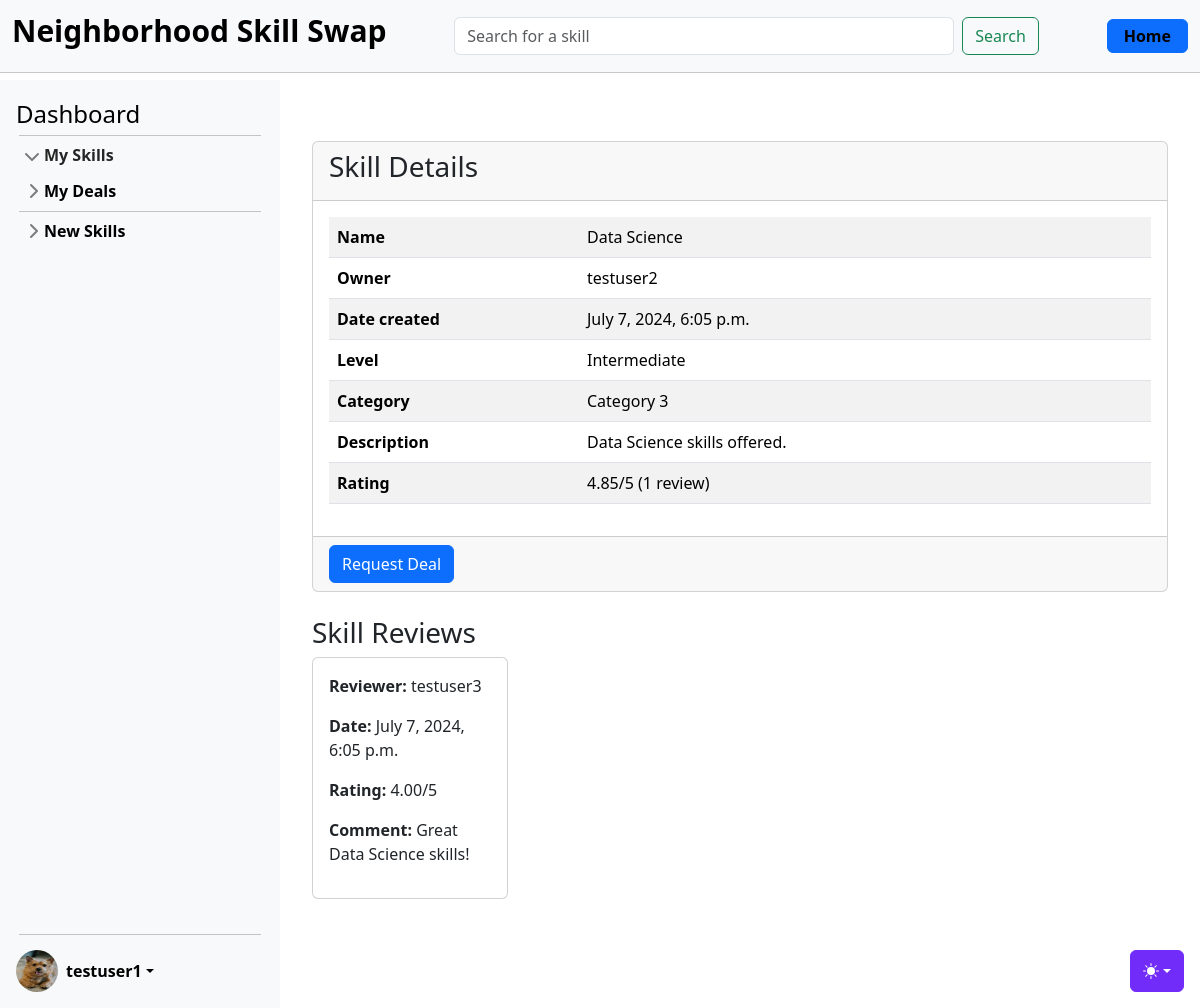
Screenshot of /skills/7/ (signed in) with the database file from the repository.
### accounts/models.py (models this page shows, shortened)
class CustomUser(AbstractUser):
    age = models.PositiveIntegerField(null=True, blank=True)
    def __str__(self):
        return self.username

class UserProfile(models.Model):
    user = models.OneToOneField(
        CustomUser, on_delete=models.CASCADE, related_name="profile"
    )  # A one-to-one link to the user model
    profile_image = models.ImageField(
        upload_to="profile_images/", null=True, blank=True
    )  # A field to upload a profile image
    location = models.CharField(
        max_length=255, blank=True
    )  # Information about where the user is located (could be a city, region, or specific address)
    bio = models.TextField(
        max_length=500, blank=True
    )  # A short biography or description about the user.
    phone_number = models.CharField(
        max_length=20, blank=True
    )  # A phone number for contact purposes
    skills_offered = models.TextField(
        max_length=500, blank=True
    )  # A field to summarize the skills the user offers
    availability = models.CharField(
        max_length=255, blank=True
    )  # Information about the user's general availability (e.g., evenings, weekends)
    credits = models.IntegerField(
        default=0
    )  # Field to store the number of credits a user has

### skills/models.py (models this page shows, shortened)
class Skill(models.Model):
    name = models.CharField(max_length=100, blank=False)
    level = models.CharField(max_length=20, blank=False)
    description = models.TextField()
    owner = models.ForeignKey(settings.AUTH_USER_MODEL, on_delete=models.CASCADE)
    category = models.ForeignKey(Category, on_delete=models.CASCADE)
    date = models.DateTimeField(auto_now_add=True)
    skill_type = models.CharField(max_length=20, blank=False)
    rating = models.FloatField(default=5.0)
    def deal_exists_for_user(self, user):
        return SkillDeal.objects.filter(
            skill=self, owner=user, status=SkillDeal.PENDING
        ).exists()

class Category(models.Model):
    name = models.CharField(max_length=100, unique=True, blank=False)
    def __str__(self):
        return self.name

class Review(models.Model):
    skill = models.ForeignKey(Skill, on_delete=models.CASCADE)
    owner = models.ForeignKey(get_user_model(), on_delete=models.CASCADE)
    review = models.TextField()
    rating = models.FloatField(default=5.0)
    date = models.DateTimeField(auto_now_add=True)

### skills/views_skills.py (the view)
# urls.py: path("<int:pk>/", SkillDetailView.as_view(), name="skill_detail"),
class SkillDetailView(LoginRequiredMixin, DetailView):
    model = Skill
    template_name = "skills/skill_detail.html"
    context_object_name = "skill"
    def get_context_data(self, **kwargs: str) -> dict[str, str]:
        context = super().get_context_data(**kwargs)
        skill = self.get_object()
        user = self.request.user
        pending_deals = SkillDeal.objects.filter(skill=skill, status=SkillDeal.PENDING)
        context["pending_deals"] = pending_deals
        context["deal_exists"] = skill.deal_exists_for_user(user)
        reviews = Review.objects.filter(skill=skill)
        reviews_count = reviews.count()
        context["reviews"] = reviews
        context["reviews_count"] = reviews_count
        return context

### templates/skills/skill_detail.html (shortened to what this page needs)
{% extends 'base.html' %}
{% block content %}
<div class="container mt-5">
    <div class="row mb-4">
        <div class="{% if user == skill.owner %}col-md-6{% else %}col-12{% endif %}">
            <div class="card">
                <div class="card-header">
                    <h3>Skill Details</h3>
                </div>
                <div class="card-body">
                    <table class="table table-striped">
                        <tbody>
                            <tr>
                                <th>Name</th>
                                <td>{{ skill.name }}</td>
                            </tr>
                            {% if skill.owner != request.user %}
                            <tr>
                                <th>Owner</th>
                                <td>{{ skill.owner }}</td>
                            </tr>
                            {% endif %}
                            <tr>
                                <th>Date created</th>
                                <td>{{ skill.date }}</td>
                            </tr>
                            <tr>
                                <th>Level</th>
                                <td>{{ skill.level }}</td>
                            </tr>
                            <tr>
                                <th>Category</th>
                                <td>{{ skill.category }}</td>
                            </tr>
                            <tr>
                                <th>Description</th>
                                <td>{{ skill.description }}</td>
                            </tr>
                            <tr>
                                <th>Rating</th>
                                {% if reviews_count == 1 %}
                                    <td>{{ skill.rating|floatformat:2 }}/5 ({{ reviews_count }} review)</td>
                                {% else %}
                                    <td>{{ skill.rating|floatformat:2 }}/5 ({{ reviews_count }} reviews)</td>
                                {% endif %}
                            </tr>
                        </tbody>
                    </table>
                </div>
                <div class="card-footer">
                    {% if user != skill.owner %}
                        {% if deal_exists %}
                            <p class="text-warning">You have a pending deal request for this skill.</p>
                        {% else %}
                            <a href="{% url 'skill_deal_new' skill.pk %}" class="btn btn-primary">Request Deal</a>
                        {% endif %}
                    {% endif %}
                </div>
            </div>
        </div>
    </div>
    <div class="row">
        <div class="col-12">
            <h3>Skill Reviews</h3>
            {% if reviews %}
            <div class="row">
                {% for review in reviews %}
                <div class="col-md-3 mb-3">
                    <div class="card h-100">
                        <div class="card-body">
                            <p><strong>Reviewer:</strong> {{ review.owner.username }}</p>
                            <p><strong>Date:</strong> {{ review.date }}</p>
                            <p><strong>Rating:</strong> {{ review.rating|floatformat:2 }}/5</p>
                            <p><strong>Comment:</strong> {{ review.review }}</p>
                        </div>
                    </div>
                </div>
                {% endfor %}
            </div>
            {% else %}
            <p>No reviews yet.</p>
            {% endif %}
        </div>
    </div>
</div>
{% endblock %}

### templates/partials/_sidebar.html (shortened to what this page needs)
{% load static %}
<div class="sidebar d-flex flex-column flex-shrink-0 p-3 bg-body-tertiary" style="width: 280px;">
    <a href="{% url 'dashboard' user.id %}" class="d-flex align-items-center mb-3 mb-md-0 me-md-auto link-body-emphasis text-decoration-none">
        <span class="fs-4">Dashboard</span>
    </a>
    <hr>
    <ul class="list-unstyled ps-0">
        <li class="mb-1">
            <button class="btn btn-toggle d-inline-flex align-items-center rounded border-0 collapsed" data-bs-toggle="collapse" data-bs-target="#home-collapse" aria-expanded="true">
                My Skills
            </button>
        </li>
        <li class="mb-1">
            <button class="btn btn-toggle d-inline-flex align-items-center rounded border-0 collapsed" data-bs-toggle="collapse" data-bs-target="#dashboard-collapse" aria-expanded="false">
                My Deals
            </button>
        </li>
        <hr>
        <li class="mb-1">
            <button class="btn btn-toggle d-inline-flex align-items-center rounded border-0 collapsed" data-bs-toggle="collapse" data-bs-target="#orders-collapse" aria-expanded="false">
                New Skills
            </button>
        </li>
    </ul>
    <div class="dropdown mt-auto">
        <hr style="margin-bottom: 15px;">
        <a href="#" class="d-flex align-items-center link-body-emphasis text-decoration-none dropdown-toggle" data-bs-toggle="dropdown" aria-expanded="false">
            {% if user.is_authenticated %}
                {% if user.profile.profile_image %}
                    <img src="{{ user.profile.profile_image.url }}" alt="" width="42" height="42" class="rounded-circle me-2">
                {% else %}
                    <img src="{% static 'img/default_pic.jpg' %}" alt="" width="42" height="42" class="rounded-circle me-2">
                {% endif %}
                <strong>{{ user.username }}</strong>
            {% else %}
                <strong>User</strong>
            {% endif %}
        </a>
    </div>
</div>

### static/css/sidebars.css (style rules this page uses)
body { min-height: 100vh; min-height: -webkit-fill-available; }
html { height: -webkit-fill-available; }
.dropdown-toggle { outline: 0; }
.btn-toggle { padding: .25rem .5rem; font-weight: 600; color: var(--bs-emphasis-color); background-color: transparent; }
.btn-toggle::before { width: 1.25em; line-height: 0; transition: transform .35s ease; transform-origin: .5em 50%; }
.btn-toggle[aria-expanded="true"] { color: rgba(var(--bs-emphasis-color-rgb), .85); }
.btn-toggle[aria-expanded="true"]::before { transform: rotate(90deg); }

### static/css/main.css (style rules this page uses)
hr { margin: 3px; }
.sidebar { position: fixed; top: 80px; left: 0; bottom: 0; width: 280px; padding: 20px; background-color: #f8f9fa; overflow-y: auto; z-index: 1000; }

### static/css/profile.css (style rules this page uses)
.table-striped tbody tr:nth-of-type(odd) { background-color: #ffffff; }
.table th { width:250px; height: auto; }

### static/css/dashboard.css (style rules this page uses)
.card-footer { font-size: 0.9rem; }

### rows the page displays
CustomUser: profile.profile_image (picture), username "testuser1"
Skill: name "Data Science", owner "testuser2", date "July 7, 2024, 6:05 p.m.", level "Intermediate", category "Category 3", description "Data Science skills offered.", rating "4.85"
Review: owner.username "testuser3", date "July 7, 2024, 6:05 p.m.", rating "4.00", review "Great Data Science skills!"

### other values shown
{{ reviews_count }} "1"
